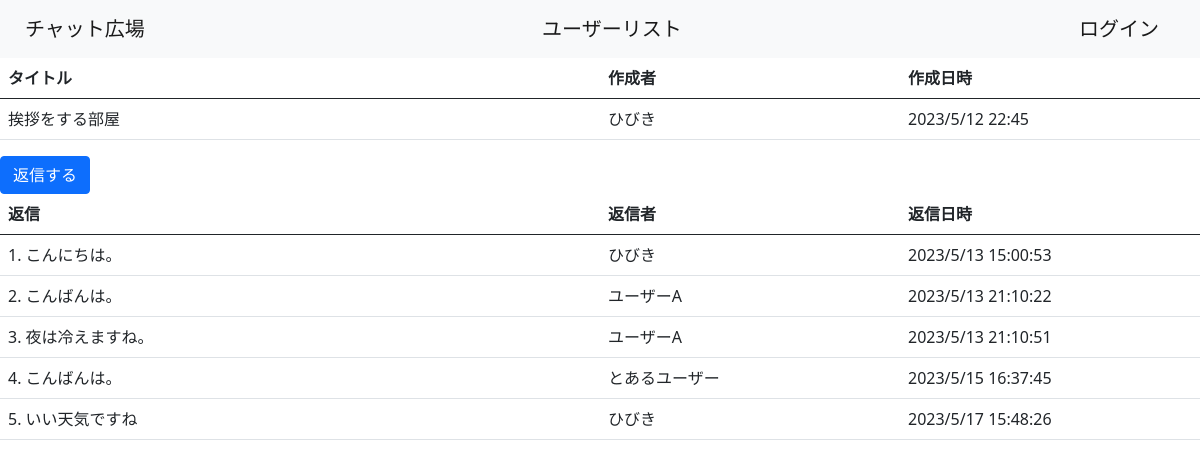
The page /room/1/ on the database its author committed.
### chatrooms/models.py (models this page shows, shortened)
class Room(models.Model):
    title = models.CharField(max_length=100)
    user = models.ForeignKey(CustomUser, on_delete=models.CASCADE)
    created_at = models.DateTimeField(auto_now_add=True)
    image = models.ImageField(upload_to='room', height_field=None, width_field=None, blank=True, max_length=100, default=False)#サムネ

class CustomUser(AbstractUser):
    user_name = models.CharField(max_length=100, default="no name")
    memo = models.TextField()
    created_at = models.DateTimeField(auto_now_add=True)
    def __str__(self):
        return self.user_name
    REQUIRED_FIELDS = ["user_name","memo"]
    groups = None
    user_permissions = None
    last_login = None
    first_name = models.CharField(max_length=100, default=" ",null=True)
    last_name = models.CharField(max_length=100, default=" ",null=True)
    email_address = None
    date_joined = None

class Post(models.Model):
    text = models.TextField()
    user = models.ForeignKey(CustomUser, related_name='post', on_delete=models.CASCADE)
    created_at = models.DateTimeField(auto_now_add=True)
    room = models.ForeignKey(Room, related_name='post', on_delete=models.CASCADE)
    deleted = models.BooleanField(default=False)
    image = models.ImageField(upload_to='post', height_field=None, width_field=None, blank=True, max_length=100, default=False)

### chatrooms/views.py (the view)
# urls.py: path('room/<int:pk>/', views.RoomDetailView.as_view(), name='rd'),
class RoomDetailView(DetailView):
    template_name = 'room/detail.html'
    model = models.Room

### templates/room/detail.html (shortened to what this page needs)
{% extends 'base.html' %}
{% block content %}
    <table class="table table-hover">
        <thead>
            <tr>
              <th scope="col" class="w-50">タイトル</th>
              <th scope="col" class="w-25">作成者</th>
              <th scope="col" class="w-auto">作成日時</th>
            </tr>
          </thead>
          <tbody>
            <tr>
              <td>{{ room.title }}</th>
              <td>{{ room.user }}
              </td>
              <td>{{ room.created_at|date:"Y/n/j H:i" }}</td>
            </tr>
          </tbody>
    </table>
    <a href={%url 'pc' room.id%} class="btn btn-primary">返信する</a>
    <table class="table table-hover">
      <thead>
          <tr>
            <th scope="col" class="w-50">返信</th>
            <th scope="col" class="w-25">返信者</th>
            <th scope="col">返信日時</th>
          </tr>
        </thead>
        <tbody>
        {% for post in room.post.all %}
          <tr>
            <td>{{ forloop.counter }}. {{ post.text }}</th>
            <td>{{ post.user }}
            </td>
            <td>{{ post.created_at|date:"Y/n/j H:i:s" }}</td>
          </tr>
        {% endfor %}
        </tbody>
  </table>
{% endblock content %}

### rows shown on the page
Room: title "挨拶をする部屋", user "ひびき", created_at "2023/5/12 22:45"
Post: text "こんにちは。", user "ひびき", created_at "2023/5/13 15:00:53"
Post: text "こんばんは。", user "ユーザーA", created_at "2023/5/13 21:10:22"
Post: text "夜は冷えますね。", user "ユーザーA", created_at "2023/5/13 21:10:51"
Post: text "こんばんは。", user "とあるユーザー", created_at "2023/5/15 16:37:45"
Post: text "いい天気ですね", user "ひびき", created_at "2023/5/17 15:48:26"
